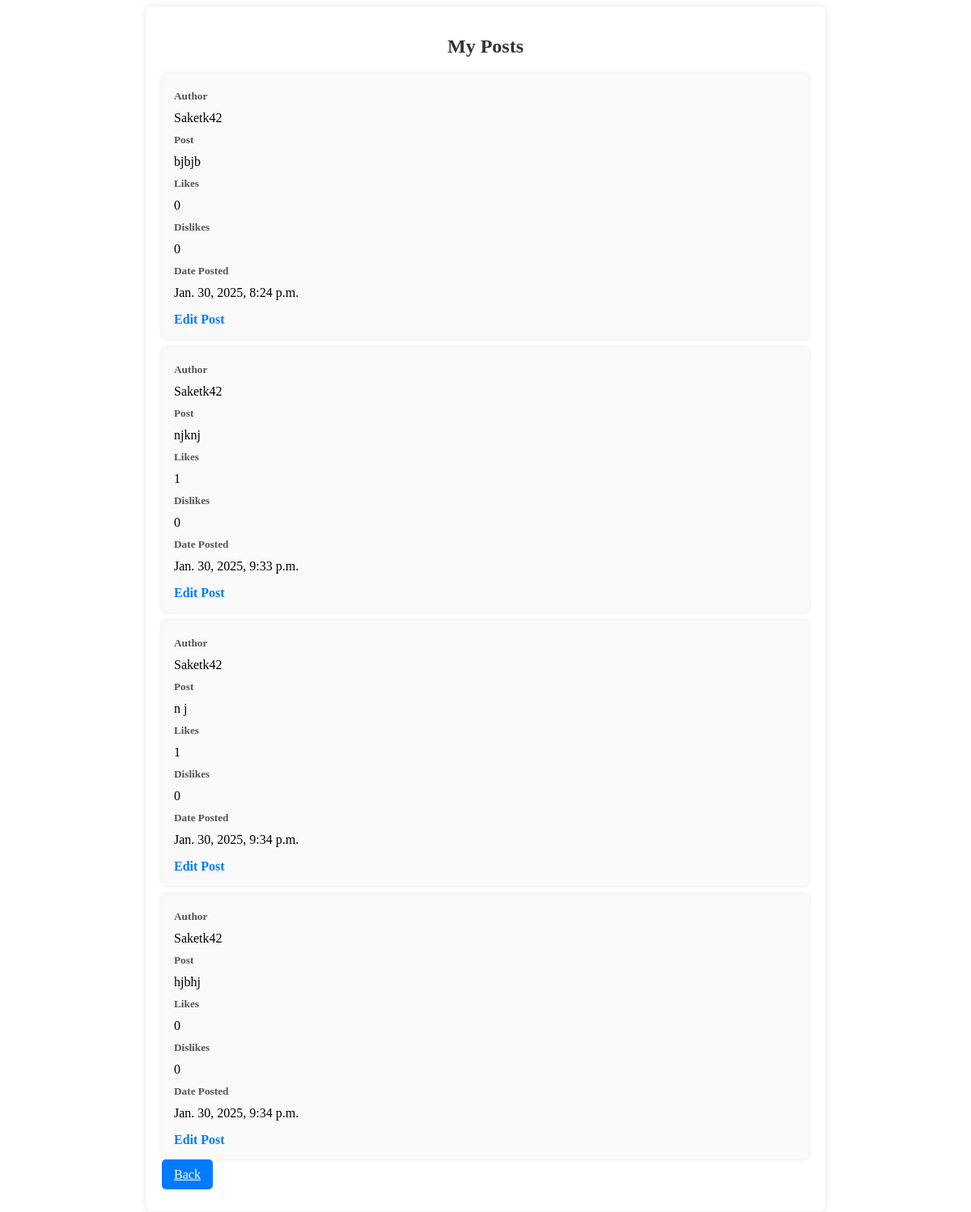
Before: /my_posts/ (signed in) with the older database file.
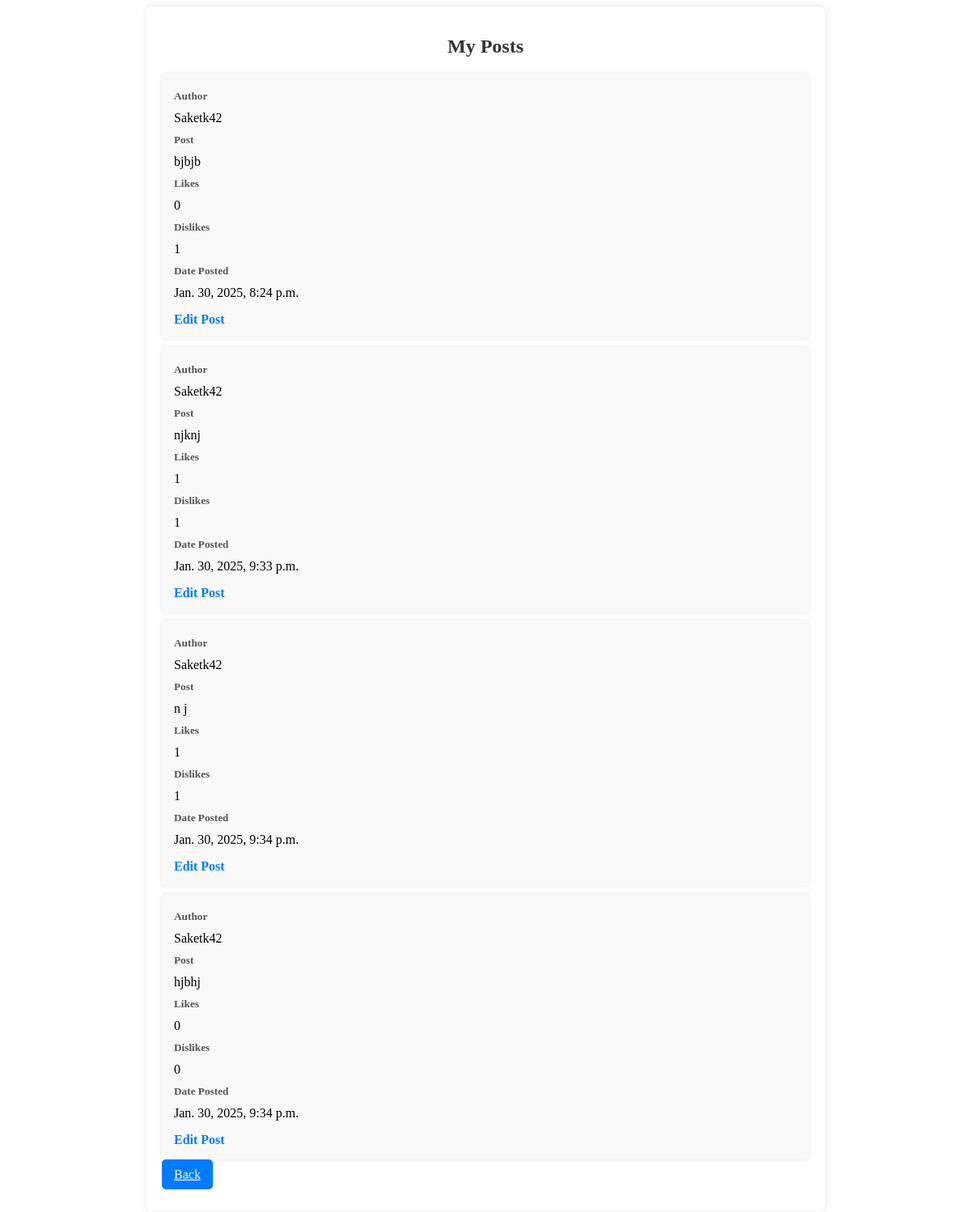
After: the same page with the newer database file.
### blog/models.py (models this page shows, shortened)
class BlogPost(models.Model):
    author = models.ForeignKey(User, on_delete=models.CASCADE)
    content = models.TextField()
    created = models.DateTimeField(auto_now_add=True)
    likes = models.IntegerField(default = 0)
    dislikes = models.IntegerField(default = 0)

### blog/views.py (the view)
# urls.py: path('my_posts/', views.my_posts, name = 'my_posts'),
def my_posts(request):
    posts = BlogPost.objects.filter(author=request.user)
    return render(request, 'my_posts.html', {'posts': posts})

### blog/templates/my_posts.html (shortened to what this page needs)
<!DOCTYPE html>
<html>
<head>
    {% load static %}
    <link rel="stylesheet" type="text/css" href="{% static '../static/my_posts.css' %}">
</head>
<body>
    <div class="container">
        <h1 class="title">My Posts</h1>
        <ul class="post-list">
            {% for blog in posts %}
            <li class="post-item">
                <h5 class="post-label">Author</h5>
                <p class="post-text">{{ blog.author }}</p>
                <h5 class="post-label">Post</h5>
                <p class="post-text">{{ blog.content }}</p>
                <h5 class="post-label">Likes</h5>
                <p class="post-text">{{ blog.likes }}</p>
                <h5 class="post-label">Dislikes</h5>
                <p class="post-text">{{ blog.dislikes }}</p>
                <h5 class="post-label">Date Posted</h5>
                <p class="post-text">{{ blog.created }}</p>
                <a href="{% url 'edit_post' blog.id %}" class="edit-link">Edit Post</a>
            </li>
            {% endfor %}
            <a href="{% url 'dashboard' %}" class="back-btn">Back</a>
        </ul>
    </div>
</body>
</html>

Changed rows visible on the page:
changed BlogPost "bjbjb": dislikes "0" → "1"
changed BlogPost "njknj": dislikes "0" → "1"
changed BlogPost (number 3 of 4 on the later page): dislikes "0" → "1"
